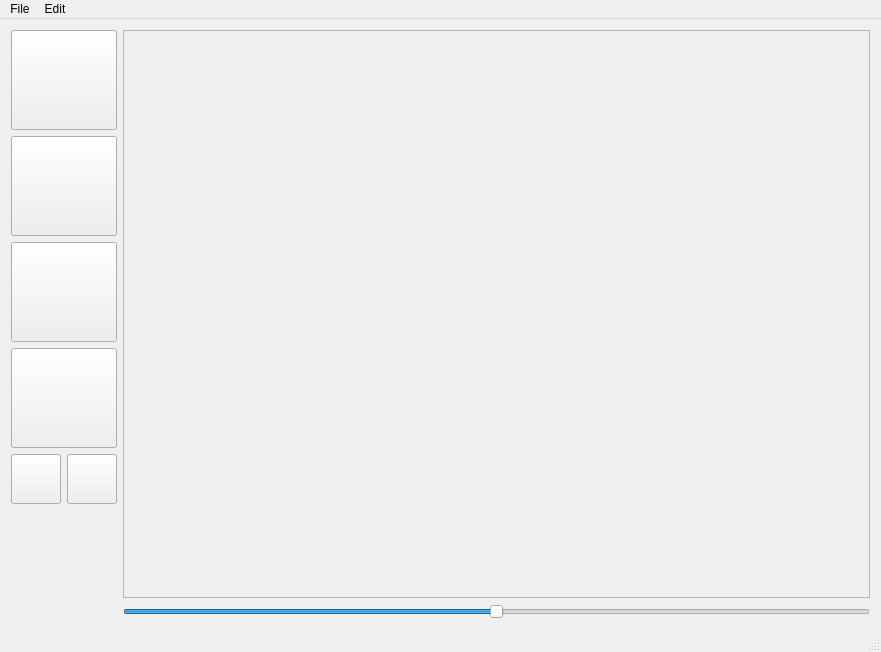
<?xml version="1.0" encoding="UTF-8"?>
<ui version="4.0">
 <class>MainWindow</class>
 <widget class="QMainWindow" name="MainWindow">
  <property name="geometry">
   <rect>
    <x>0</x>
    <y>0</y>
    <width>881</width>
    <height>652</height>
   </rect>
  </property>
  <property name="mouseTracking">
   <bool>true</bool>
  </property>
  <property name="windowTitle">
   <string>MainWindow</string>
  </property>
  <widget class="QWidget" name="centralWidget">
   <layout class="QGridLayout" name="gridLayout">
    <item row="0" column="0">
     <layout class="QVBoxLayout" name="verticalLayout_2">
      <item>
       <layout class="QVBoxLayout" name="verticalLayout">
        <item>
         <widget class="QPushButton" name="pushButton_new">
          <property name="minimumSize">
           <size>
            <width>100</width>
            <height>100</height>
           </size>
          </property>
          <property name="text">
           <string/>
          </property>
          <property name="icon">
           <iconset resource="res.qrc">
            <normaloff>:/new/picture/new-tab.png</normaloff>:/new/picture/new-tab.png</iconset>
          </property>
          <property name="iconSize">
           <size>
            <width>100</width>
            <height>128</height>
           </size>
          </property>
         </widget>
        </item>
        <item>
         <widget class="QPushButton" name="pushButton_open">
          <property name="minimumSize">
           <size>
            <width>100</width>
            <height>100</height>
           </size>
          </property>
          <property name="text">
           <string/>
          </property>
          <property name="icon">
           <iconset resource="res.qrc">
            <normaloff>:/new/picture/icons8-open-512.png</normaloff>:/new/picture/icons8-open-512.png</iconset>
          </property>
          <property name="iconSize">
           <size>
            <width>128</width>
            <height>128</height>
           </size>
          </property>
         </widget>
        </item>
        <item>
         <widget class="QPushButton" name="pushButton_save">
          <property name="minimumSize">
           <size>
            <width>100</width>
            <height>100</height>
           </size>
          </property>
          <property name="text">
           <string/>
          </property>
          <property name="icon">
           <iconset resource="res.qrc">
            <normaloff>:/new/picture/save-file-option.png</normaloff>:/new/picture/save-file-option.png</iconset>
          </property>
          <property name="iconSize">
           <size>
            <width>100</width>
            <height>128</height>
           </size>
          </property>
         </widget>
        </item>
        <item>
         <widget class="QPushButton" name="pushButton_color">
          <property name="minimumSize">
           <size>
            <width>100</width>
            <height>100</height>
           </size>
          </property>
          <property name="text">
           <string/>
          </property>
          <property name="icon">
           <iconset resource="res.qrc">
            <normaloff>:/new/picture/color-palette.png</normaloff>:/new/picture/color-palette.png</iconset>
          </property>
          <property name="iconSize">
           <size>
            <width>100</width>
            <height>128</height>
           </size>
          </property>
         </widget>
        </item>
       </layout>
      </item>
      <item>
       <layout class="QHBoxLayout" name="horizontalLayout">
        <item>
         <widget class="QPushButton" name="pushButton_undo">
          <property name="minimumSize">
           <size>
            <width>50</width>
            <height>50</height>
           </size>
          </property>
          <property name="text">
           <string/>
          </property>
          <property name="icon">
           <iconset resource="res.qrc">
            <normaloff>:/new/picture/undo.png</normaloff>:/new/picture/undo.png</iconset>
          </property>
          <property name="iconSize">
           <size>
            <width>32</width>
            <height>32</height>
           </size>
          </property>
         </widget>
        </item>
        <item>
         <widget class="QPushButton" name="pushButton_redo">
          <property name="minimumSize">
           <size>
            <width>50</width>
            <height>50</height>
           </size>
          </property>
          <property name="text">
           <string/>
          </property>
          <property name="icon">
           <iconset resource="res.qrc">
            <normaloff>:/new/picture/redo.png</normaloff>:/new/picture/redo.png</iconset>
          </property>
          <property name="iconSize">
           <size>
            <width>32</width>
            <height>32</height>
           </size>
          </property>
         </widget>
        </item>
       </layout>
      </item>
      <item>
       <spacer name="verticalSpacer">
        <property name="orientation">
         <enum>Qt::Vertical</enum>
        </property>
        <property name="sizeHint" stdset="0">
         <size>
          <width>20</width>
          <height>40</height>
         </size>
        </property>
       </spacer>
      </item>
     </layout>
    </item>
    <item row="0" column="1">
     <layout class="QVBoxLayout" name="verticalLayout_3">
      <item>
       <widget class="QScrollArea" name="scrollArea">
        <property name="frameShape">
         <enum>QFrame::StyledPanel</enum>
        </property>
        <property name="frameShadow">
         <enum>QFrame::Plain</enum>
        </property>
        <property name="lineWidth">
         <number>1</number>
        </property>
        <property name="widgetResizable">
         <bool>true</bool>
        </property>
        <widget class="QWidget" name="scrollAreaWidgetContents">
         <property name="geometry">
          <rect>
           <x>0</x>
           <y>0</y>
           <width>667</width>
           <height>545</height>
          </rect>
         </property>
         <layout class="QGridLayout" name="gridLayout_2"/>
        </widget>
       </widget>
      </item>
      <item>
       <widget class="QSlider" name="horizontalSlider">
        <property name="minimum">
         <number>0</number>
        </property>
        <property name="maximum">
         <number>100</number>
        </property>
        <property name="pageStep">
         <number>1</number>
        </property>
        <property name="value">
         <number>50</number>
        </property>
        <property name="orientation">
         <enum>Qt::Horizontal</enum>
        </property>
        <property name="tickPosition">
         <enum>QSlider::NoTicks</enum>
        </property>
       </widget>
      </item>
     </layout>
    </item>
   </layout>
  </widget>
  <widget class="QMenuBar" name="menuBar">
   <property name="geometry">
    <rect>
     <x>0</x>
     <y>0</y>
     <width>881</width>
     <height>22</height>
    </rect>
   </property>
   <widget class="QMenu" name="menuFile">
    <property name="title">
     <string>File</string>
    </property>
    <addaction name="actionNew"/>
    <addaction name="actionOpen"/>
    <addaction name="actionSave"/>
   </widget>
   <widget class="QMenu" name="menuEdit">
    <property name="title">
     <string>Edit</string>
    </property>
    <widget class="QMenu" name="menuPen">
     <property name="title">
      <string>Pen</string>
     </property>
     <widget class="QMenu" name="menuStyle">
      <property name="title">
       <string>Style</string>
      </property>
      <addaction name="actionSolid"/>
      <addaction name="actionDot"/>
      <addaction name="actionDashDot"/>
     </widget>
     <addaction name="menuStyle"/>
     <addaction name="actionColor_2"/>
    </widget>
    <addaction name="actionUndo"/>
    <addaction name="actionRedo"/>
    <addaction name="separator"/>
    <addaction name="menuPen"/>
   </widget>
   <addaction name="menuFile"/>
   <addaction name="menuEdit"/>
  </widget>
  <widget class="QStatusBar" name="statusBar"/>
  <action name="actionUndo">
   <property name="text">
    <string>Undo</string>
   </property>
   <property name="shortcut">
    <string>Ctrl+Z</string>
   </property>
  </action>
  <action name="actionRedo">
   <property name="text">
    <string>Redo</string>
   </property>
   <property name="shortcut">
    <string>Ctrl+Shift+Z</string>
   </property>
  </action>
  <action name="actionColor_2">
   <property name="text">
    <string>Color</string>
   </property>
  </action>
  <action name="actionSolid">
   <property name="text">
    <string>Solid</string>
   </property>
  </action>
  <action name="actionDot">
   <property name="text">
    <string>Dot</string>
   </property>
  </action>
  <action name="actionDashDot">
   <property name="text">
    <string>DashDot</string>
   </property>
  </action>
  <action name="actionNew">
   <property name="text">
    <string>New</string>
   </property>
   <property name="shortcut">
    <string>Ctrl+N</string>
   </property>
  </action>
  <action name="actionOpen">
   <property name="text">
    <string>Open</string>
   </property>
   <property name="shortcut">
    <string>Ctrl+O</string>
   </property>
  </action>
  <action name="actionSave">
   <property name="text">
    <string>Save</string>
   </property>
   <property name="shortcut">
    <string>Ctrl+S</string>
   </property>
  </action>
 </widget>
 <layoutdefault spacing="6" margin="11"/>
 <resources>
  <include location="res.qrc"/>
 </resources>
 <connections/>
</ui>
